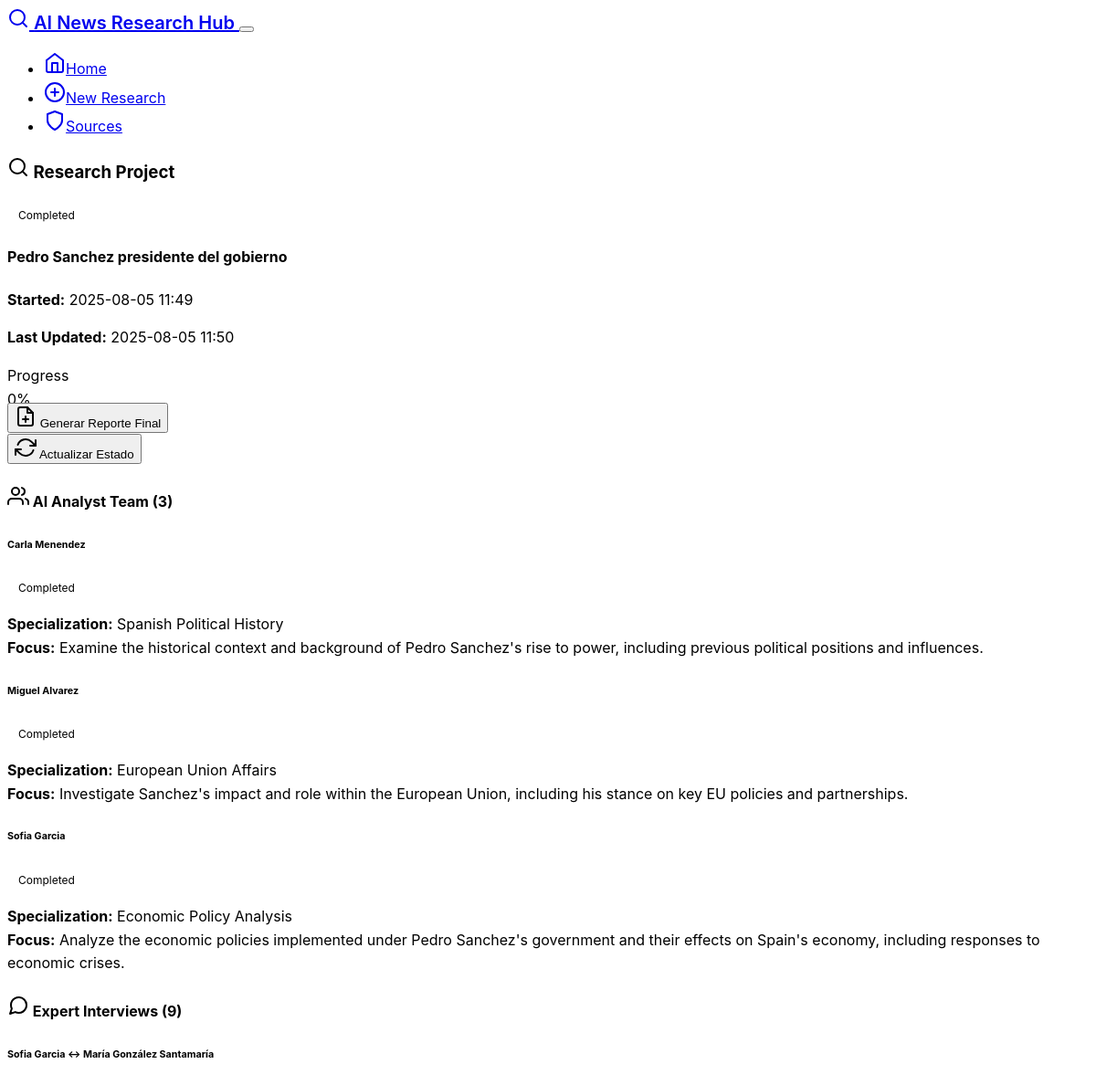
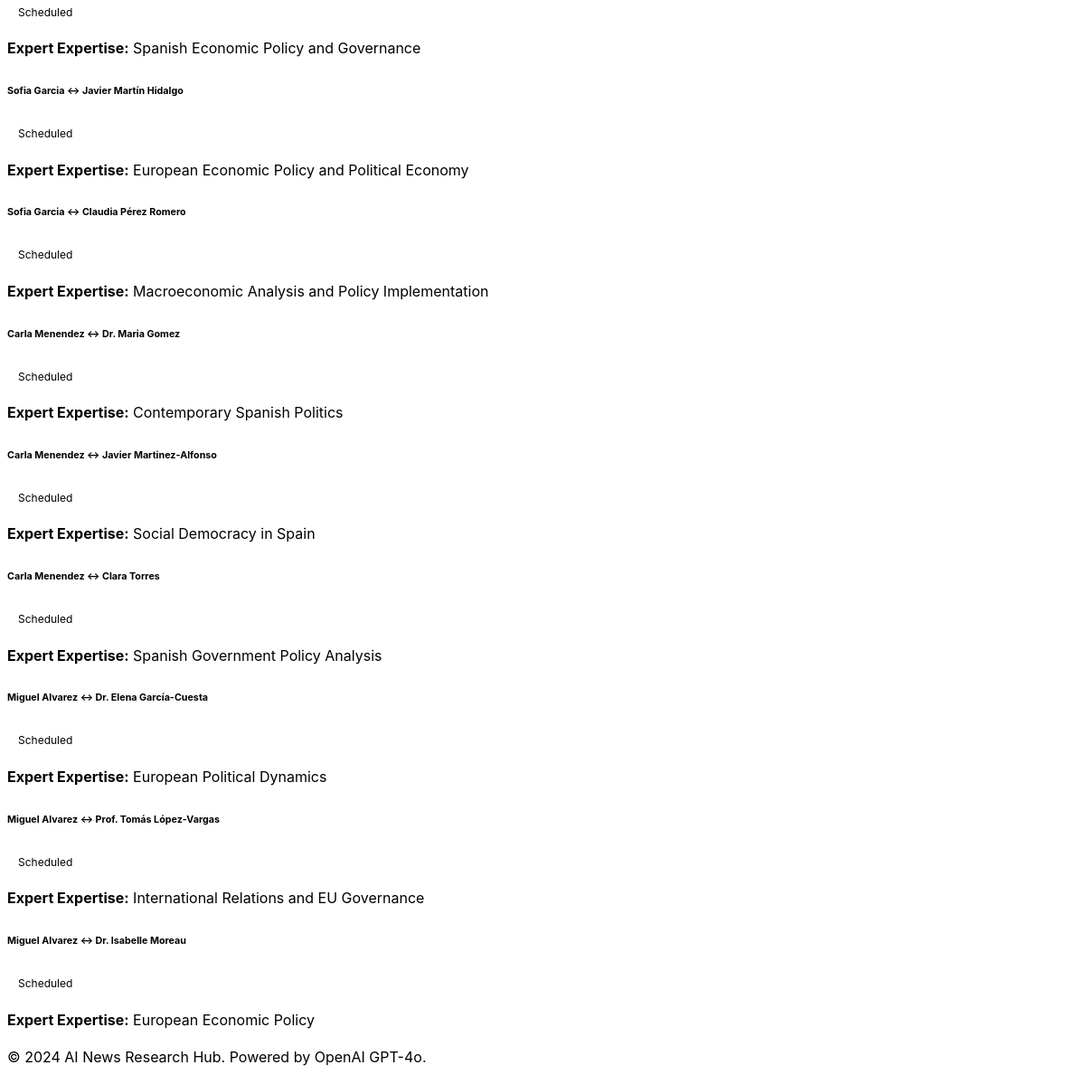
/project/4, run on the app's committed database (2 pictures, top to bottom).
### models.py (models this page shows)
class ResearchProject(db.Model):
    id = db.Column(db.Integer, primary_key=True)
    topic = db.Column(db.String(500), nullable=False)
    status = db.Column(db.String(50), default='initialized')  # initialized, analyzing, interviewing, reviewing, completed
    created_at = db.Column(db.DateTime, default=datetime.utcnow)
    updated_at = db.Column(db.DateTime, default=datetime.utcnow, onupdate=datetime.utcnow)
    final_report = db.Column(db.Text)
    human_notes = db.Column(db.Text)
    analysts = db.relationship('Analyst', backref='project', lazy=True, cascade='all, delete-orphan')
    interviews = db.relationship('Interview', backref='project', lazy=True, cascade='all, delete-orphan')

class Analyst(db.Model):
    id = db.Column(db.Integer, primary_key=True)
    project_id = db.Column(db.Integer, db.ForeignKey('research_project.id'), nullable=False)
    name = db.Column(db.String(100), nullable=False)
    specialization = db.Column(db.String(200), nullable=False)
    research_focus = db.Column(db.Text)
    status = db.Column(db.String(50), default='assigned')  # assigned, researching, interviewing, completed
    created_at = db.Column(db.DateTime, default=datetime.utcnow)

class Interview(db.Model):
    id = db.Column(db.Integer, primary_key=True)
    project_id = db.Column(db.Integer, db.ForeignKey('research_project.id'), nullable=False)
    analyst_id = db.Column(db.Integer, db.ForeignKey('analyst.id'), nullable=False)
    expert_id = db.Column(db.Integer, db.ForeignKey('expert.id'), nullable=False)
    questions = db.Column(db.Text)  # JSON string of questions
    responses = db.Column(db.Text)  # JSON string of responses
    insights = db.Column(db.Text)
    credibility_assessment = db.Column(db.Text)
    fake_news_flags = db.Column(db.Text)  # JSON string of potential fake news indicators
    status = db.Column(db.String(50), default='scheduled')  # scheduled, in_progress, completed, reviewed
    created_at = db.Column(db.DateTime, default=datetime.utcnow)
    completed_at = db.Column(db.DateTime)
    analyst = db.relationship('Analyst', backref='interviews')

class Expert(db.Model):
    id = db.Column(db.Integer, primary_key=True)
    name = db.Column(db.String(100), nullable=False)
    expertise_area = db.Column(db.String(200), nullable=False)
    background = db.Column(db.Text)
    credibility_score = db.Column(db.Float, default=0.8)
    interviews = db.relationship('Interview', backref='expert', lazy=True)

### routes.py (the view)
@app.route('/project/<int:project_id>')
def project_status(project_id):
    project = ResearchProject.query.get_or_404(project_id)
    analysts = Analyst.query.filter_by(project_id=project_id).all()
    interviews = Interview.query.filter_by(project_id=project_id).all()
    total_interviews = len(interviews)
    completed_interviews = len([i for i in interviews if i.status == 'completed'])
    progress = (completed_interviews / total_interviews * 100) if total_interviews > 0 else 0
    return render_template('research.html',
                         project=project,
                         analysts=analysts,
                         interviews=interviews,
                         progress=progress)

### templates/research.html (shortened to what this page needs)
{% extends "base.html" %}
{% block content %}
{% if not project %}
<div class="row">
    <div class="col-lg-8 mx-auto">
        <div class="card">
            <div class="card-header">
                <h3 class="mb-0">
                    <i data-feather="search" class="me-2"></i>
                    Start New Research Project
                </h3>
            </div>
            <div class="card-body">
                <form method="POST">
                    <div class="mb-4">
                        <label for="topic" class="form-label">Research Topic</label>
                        <textarea class="form-control form-control-lg"
                                  id="topic"
                                  name="topic"
                                  rows="3"
                                  placeholder="Enter the topic you want to research (e.g., 'Climate change impacts on agriculture', 'Latest developments in AI safety', 'COVID-19 vaccine effectiveness')"
                                  required></textarea>
                        <div class="form-text">
                            Be specific about what you want to investigate. The AI analysts will be specialized based on your topic.
                        </div>
                    </div>
                    <div class="d-grid">
                        <button type="submit" class="btn btn-primary btn-lg">
                            <i data-feather="play" class="me-2"></i>
                            Start Research
                        </button>
                    </div>
                </form>
            </div>
        </div>
        <div class="mt-5">
            <h4 class="mb-3">
                <i data-feather="info" class="me-2"></i>
                What Happens Next?
            </h4>
            <div class="list-group">
                <div class="list-group-item">
                    <div class="d-flex w-100 justify-content-between align-items-center">
                        <div>
                            <h6 class="mb-1">
                                <i data-feather="users" class="me-2 text-primary"></i>
                                AI Analyst Team Generation
                            </h6>
                            <p class="mb-1">Specialized AI analysts will be created based on your topic</p>
                        </div>
                    </div>
                </div>
                <div class="list-group-item">
                    <div class="d-flex w-100 justify-content-between align-items-center">
                        <div>
                            <h6 class="mb-1">
                                <i data-feather="message-square" class="me-2 text-primary"></i>
                                Expert Interview Process
                            </h6>
                            <p class="mb-1">Each analyst will interview relevant AI experts in parallel</p>
                        </div>
                    </div>
                </div>
                <div class="list-group-item">
                    <div class="d-flex w-100 justify-content-between align-items-center">
                        <div>
                            <h6 class="mb-1">
                                <i data-feather="eye" class="me-2 text-warning"></i>
                                Human Review Checkpoint
                            </h6>
                            <p class="mb-1">You'll have the opportunity to review and refine the process</p>
                        </div>
                    </div>
                </div>
                <div class="list-group-item">
                    <div class="d-flex w-100 justify-content-between align-items-center">
                        <div>
                            <h6 class="mb-1">
                                <i data-feather="file-text" class="me-2 text-success"></i>
                                Final Report Generation
                            </h6>
                            <p class="mb-1">AI Technical Writer compiles all insights into a comprehensive report</p>
                        </div>
                    </div>
                </div>
            </div>
        </div>
    </div>
</div>
{% else %}
<div class="row">
    <div class="col-12">
        <div class="card mb-4">
            <div class="card-header">
                <div class="d-flex justify-content-between align-items-center">
                    <h3 class="mb-0">
                        <i data-feather="search" class="me-2"></i>
                        Research Project
                    </h3>
                    <span class="badge fs-6
                        {% if project.status == 'completed' %}bg-success
                        {% elif project.status == 'error' %}bg-danger
                        {% elif project.status == 'reviewing' %}bg-warning
                        {% else %}bg-info{% endif %}">
                        {{ project.status.title() }}
                    </span>
                </div>
            </div>
            <div class="card-body">
                <h4 class="mb-3">{{ project.topic }}</h4>
                <div class="row">
                    <div class="col-md-6">
                        <p><strong>Started:</strong> {{ project.created_at.strftime('%Y-%m-%d %H:%M') }}</p>
                        <p><strong>Last Updated:</strong> {{ project.updated_at.strftime('%Y-%m-%d %H:%M') }}</p>
                    </div>
                    <div class="col-md-6">
                        {% if progress is defined %}
                        <div class="mb-3">
                            <label class="form-label">Progress</label>
                            <div class="progress">
                                <div class="progress-bar" style="width: {{ progress }}%">{{ "%.0f"|format(progress) }}%</div>
                            </div>
                        </div>
                        {% endif %}
                    </div>
                </div>
                <div class="mt-3">
                    {% if project.final_report %}
                    <a href="{{ url_for('view_report', project_id=project.id) }}"
                       class="btn btn-primary me-2">
                        <i data-feather="file-text" class="me-2"></i>
                        Ver Reporte Final
                    </a>
                    {% elif project.status == 'completed' %}
                    <form method="POST" action="{{ url_for('generate_report', project_id=project.id) }}" class="d-inline">
                        <button type="submit" class="btn btn-success me-2">
                            <i data-feather="file-plus" class="me-2"></i>
                            Generar Reporte Final
                        </button>
                    </form>
                    {% endif %}
                    <button type="button"
                            class="btn btn-outline-secondary"
                            onclick="refreshStatus()">
                        <i data-feather="refresh-cw" class="me-2"></i>
                        Actualizar Estado
                    </button>
                </div>
            </div>
        </div>
        {% if analysts %}
        <div class="card mb-4">
            <div class="card-header">
                <h4 class="mb-0">
                    <i data-feather="users" class="me-2"></i>
                    AI Analyst Team ({{ analysts|length }})
                </h4>
            </div>
            <div class="card-body">
                <div class="row">
                    {% for analyst in analysts %}
                    <div class="col-md-6 mb-3">
                        <div class="card">
                            <div class="card-body">
                                <div class="d-flex justify-content-between align-items-center mb-2">
                                    <h6 class="card-title mb-0">{{ analyst.name }}</h6>
                                    <span class="badge
                                        {% if analyst.status == 'completed' %}bg-success
                                        {% elif analyst.status == 'interviewing' %}bg-info
                                        {% else %}bg-secondary{% endif %}">
                                        {{ analyst.status.title() }}
                                    </span>
                                </div>
                                <p class="card-text">
                                    <strong>Specialization:</strong> {{ analyst.specialization }}<br>
                                    <strong>Focus:</strong> {{ analyst.research_focus }}
                                </p>
                            </div>
                        </div>
                    </div>
                    {% endfor %}
                </div>
            </div>
        </div>
        {% endif %}
        {% if interviews %}
        <div class="card mb-4">
            <div class="card-header">
                <h4 class="mb-0">
                    <i data-feather="message-circle" class="me-2"></i>
                    Expert Interviews ({{ interviews|length }})
                </h4>
            </div>
            <div class="card-body">
                <div class="row">
                    {% for interview in interviews %}
                    <div class="col-md-6 mb-3">
                        <div class="card">
                            <div class="card-body">
                                <div class="d-flex justify-content-between align-items-center mb-2">
                                    <h6 class="card-title mb-0">
                                        {{ interview.analyst.name }} ↔ {{ interview.expert.name }}
                                    </h6>
                                    <span class="badge
                                        {% if interview.status == 'completed' %}bg-success
                                        {% elif interview.status == 'in_progress' %}bg-info
                                        {% elif interview.status == 'error' %}bg-danger
                                        {% else %}bg-secondary{% endif %}">
                                        {{ interview.status.replace('_', ' ').title() }}
                                    </span>
                                </div>
                                <p class="card-text">
                                    <strong>Expert Expertise:</strong> {{ interview.expert.expertise_area }}<br>
                                </p>
                            </div>
                        </div>
                    </div>
                    {% endfor %}
                </div>
            </div>
        </div>
        {% endif %}
    </div>
</div>
{% endif %}
{% endblock %}

### static/css/style.css (style rules this page uses)
:root { --research-primary: #0066cc; --research-success: #28a745; --research-warning: #ffc107; --research-danger: #dc3545; --research-info: #17a2b8; }
body { font-family: -apple-system, BlinkMacSystemFont, 'Segoe UI', 'Roboto', 'Helvetica Neue', Arial, sans-serif; line-height: 1.6; }
.card { transition: transform 0.2s ease-in-out, box-shadow 0.2s ease-in-out; border-radius: 0.5rem; }
.progress { height: 1rem; }
.badge { font-size: 0.75rem; padding: 0.5rem 0.75rem; }
[data-bs-theme="dark"] .card { background-color: var(--bs-gray-800); }

### data on the page
ResearchProject: status "Completed", topic "Pedro Sanchez presidente del gobierno", created_at "2025-08-05 11:49", updated_at "2025-08-05 11:50"
Analyst: name "Carla Menendez", status "Completed", specialization "Spanish Political History", research_focus "Examine the historical context and background of Pedro Sanchez's rise to power, including previous political positions and influences."
Analyst: name "Miguel Alvarez", status "Completed", specialization "European Union Affairs", research_focus "Investigate Sanchez's impact and role within the European Union, including his stance on key EU policies and partnerships."
Analyst: name "Sofia Garcia", status "Completed", specialization "Economic Policy Analysis", research_focus "Analyze the economic policies implemented under Pedro Sanchez's government and their effects on Spain's economy, including responses to economic crises."
Interview: analyst.name "Sofia Garcia", expert.name "María González Santamaría", status.replace "Scheduled", expert.expertise_area "Spanish Economic Policy and Governance"
Interview: analyst.name "Sofia Garcia", expert.name "Javier Martín Hidalgo", status.replace "Scheduled", expert.expertise_area "European Economic Policy and Political Economy"
Interview: analyst.name "Sofia Garcia", expert.name "Claudia Pérez Romero", status.replace "Scheduled", expert.expertise_area "Macroeconomic Analysis and Policy Implementation"
Interview: analyst.name "Carla Menendez", expert.name "Dr. Maria Gomez", status.replace "Scheduled", expert.expertise_area "Contemporary Spanish Politics"
Interview: analyst.name "Carla Menendez", expert.name "Javier Martinez-Alfonso", status.replace "Scheduled", expert.expertise_area "Social Democracy in Spain"
Interview: analyst.name "Carla Menendez", expert.name "Clara Torres", status.replace "Scheduled", expert.expertise_area "Spanish Government Policy Analysis"
Interview: analyst.name "Miguel Alvarez", expert.name "Dr. Elena García-Cuesta", status.replace "Scheduled", expert.expertise_area "European Political Dynamics"
Interview: analyst.name "Miguel Alvarez", expert.name "Prof. Tomás López-Vargas", status.replace "Scheduled", expert.expertise_area "International Relations and EU Governance"
Interview: analyst.name "Miguel Alvarez", expert.name "Dr. Isabelle Moreau", status.replace "Scheduled", expert.expertise_area "European Economic Policy"

### other printed values
{{ "%.0f"|format(progress) }} "0"
{{ analysts|length }} "3"
{{ interviews|length }} "9"
